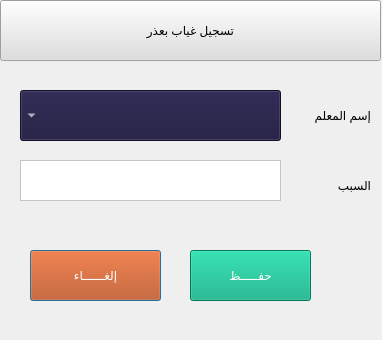
<?xml version="1.0" encoding="UTF-8"?>
<ui version="4.0">
 <class>Dialog</class>
 <widget class="QDialog" name="Dialog">
  <property name="geometry">
   <rect>
    <x>0</x>
    <y>0</y>
    <width>382</width>
    <height>340</height>
   </rect>
  </property>
  <property name="windowTitle">
   <string>Dialog</string>
  </property>
  <widget class="QLabel" name="label">
   <property name="geometry">
    <rect>
     <x>300</x>
     <y>100</y>
     <width>71</width>
     <height>31</height>
    </rect>
   </property>
   <property name="styleSheet">
    <string notr="true">font: 10pt &quot;PT Bold Heading&quot;;
color:rgb(0, 0, 0)</string>
   </property>
   <property name="text">
    <string>إسم المعلم</string>
   </property>
  </widget>
  <widget class="QPushButton" name="btnCancelAddingStudent">
   <property name="geometry">
    <rect>
     <x>30</x>
     <y>250</y>
     <width>131</width>
     <height>51</height>
    </rect>
   </property>
   <property name="styleSheet">
    <string notr="true">background-color:rgb(194, 64, 0);
color:rgb(255, 255, 255);
font: 15pt &quot;PT Bold Heading&quot;;</string>
   </property>
   <property name="text">
    <string>إلغــــــاء</string>
   </property>
  </widget>
  <widget class="QPushButton" name="labAddStudent">
   <property name="geometry">
    <rect>
     <x>0</x>
     <y>0</y>
     <width>381</width>
     <height>61</height>
    </rect>
   </property>
   <property name="styleSheet">
    <string notr="true">background-color:rgb(223, 221, 220);
color:rgb(0, 0, 0);

font: 18pt &quot;Mohammad Annoktah&quot;;</string>
   </property>
   <property name="text">
    <string>تسجيل غياب بعذر</string>
   </property>
  </widget>
  <widget class="QLabel" name="label_9">
   <property name="geometry">
    <rect>
     <x>300</x>
     <y>170</y>
     <width>71</width>
     <height>31</height>
    </rect>
   </property>
   <property name="styleSheet">
    <string notr="true">font: 10pt &quot;PT Bold Heading&quot;;
color:rgb(0, 0, 0)</string>
   </property>
   <property name="text">
    <string>السبب</string>
   </property>
  </widget>
  <widget class="QPushButton" name="btnSaveStudent">
   <property name="geometry">
    <rect>
     <x>190</x>
     <y>250</y>
     <width>121</width>
     <height>51</height>
    </rect>
   </property>
   <property name="styleSheet">
    <string notr="true">background-color:rgb(0, 170, 127);
color:rgb(255, 255, 255);
font: 15pt &quot;PT Bold Heading&quot;;</string>
   </property>
   <property name="text">
    <string>حفـــــظ</string>
   </property>
  </widget>
  <widget class="QTextEdit" name="txtStudentParentPhone">
   <property name="geometry">
    <rect>
     <x>20</x>
     <y>160</y>
     <width>261</width>
     <height>41</height>
    </rect>
   </property>
   <property name="styleSheet">
    <string notr="true">background-color:rgb(255, 255, 255);
color:rgb(0, 0, 0)</string>
   </property>
  </widget>
  <widget class="QComboBox" name="combClasses_2">
   <property name="geometry">
    <rect>
     <x>20</x>
     <y>90</y>
     <width>261</width>
     <height>51</height>
    </rect>
   </property>
   <property name="layoutDirection">
    <enum>Qt::RightToLeft</enum>
   </property>
   <property name="styleSheet">
    <string notr="true">background-color:rgb(25, 21, 59);
color:rgb(255, 255, 255);
font: 12pt &quot;PT Bold Heading&quot;;</string>
   </property>
  </widget>
 </widget>
 <resources/>
 <connections/>
</ui>
